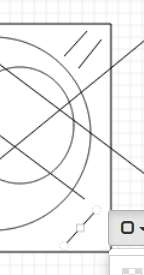
//> input picture Exp3/src/img_seg/debug1.png, 144 x 275 px, given in place of circle.png, which was not available
$ ./exp3   (built with g++ and OpenCV 4)
//> lines starting //> are read from the running program, lines starting //| are printed output that depends on the picture; after the words box and inside, x2 and y2 are one past the last pixel; in counts of white or black regions, pixels touching at a corner belong together; pictures that were not available may be replaced by others from this repository, and a replacement may not be noted
#include <opencv2/opencv.hpp>
using namespace std;
using namespace cv;


void myCanny(const Mat&src,Mat&output,int kernalsize,int sigma,int max,int min);
void myHoughLines (const Mat& input,Mat& output,double d_rho, double d_theta,int threshold);
void myHoughCircles(const Mat& input,Mat& output,int r_max, int r_min,int d_r,int d_c,int threshold1,int threshold2);
/*查找表免去switch烦恼
 * i:非极大值抑制时候用的扇区
 * j:比较方向x1,y1,x2,y2对中心的位置偏移
 */
int T[4][4]={{0,-1,0,1},
             {-1,1,1,-1},
             {-1,0,1,0},
             {-1,-1,1,1}};
/*Debug记录：
 * 1...区分无梯度和梯度=0两个东西，否则有问题的
 * 2...记得类似卷积的操作要用一个临时的图接住...不要直接在被卷的图上改...铁定出错。
 * 3...梯度的方向...看模板可以确定梯度正方向才能正确的分区。
 */
Mat raw;

int main(int argc, char *argv[])
{
//    VideoCapture capture;
//    capture.open(0);
    while(waitKey(1))
    {
//> the Esc key is pressed
        raw=imread("../data/circle.png");
//> raw is the input picture: 275 rows x 144 cols, CV_8UC3; mean B, G, R 242.6, 242.6, 242.6
        //raw=imread("../data/lena.jpg");
//        capture.read(raw);
        if(!raw.data)
            break;

        /***************初始处理一下***************/
        imshow("raw",raw);
        Mat gray,circle_img,line_img;
        cvtColor(raw,gray,CV_BGR2GRAY);


        /****************我的Canny****************/
        myCanny(gray,gray,3,1,9,3);//Sobel用60-20
        imshow("myCanny",gray);

        // [8 lines of commented-out code are left out]
        myHoughLines(gray,line_img,1,CV_PI/180,100);
        imshow("line_img",raw);


        /***************我的霍夫圆变换***************/
        myHoughCircles(gray,circle_img,150,20,2,10,30,20);
    }
}


// [61 lines of commented-out code are left out]
void myCanny(const Mat&src,Mat& output,int kernalsize,int sigma,int max,int min)
{
//> called with kernalsize = 3, sigma = 1, max = 9, min = 3
    double  time=getTickCount();
    GaussianBlur(src,src,Size(kernalsize,kernalsize),sigma,sigma);
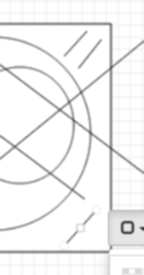
//> src: 275 rows x 144 cols, CV_8UC1; min 51, max 255, mean 242.6

    int rows=src.rows,cols=src.cols,temp;
//> rows = 275; cols = 144
    float g_x[rows][cols],g_y[rows][cols],mag[rows+1][cols+1],angle[rows][cols],data[rows][cols];
    for (int k = 0; k < rows; ++k)
        for (int i = 0; i < cols; ++i)
            data[k][i]=src.ptr(k)[i];

    for(int i=1;i<rows;++i){
        for (int j = 1; j < cols; ++j){
            /*
             * 2*2算子
             */
            g_x[i][j]=0.5*(
                    - data[i-1][j-1] + data[i-1][j]
                    - data[i][j-1]   + data[i][j]);
            g_y[i][j]=0.5*(
                    + data[i-1][j-1] + data[i-1][j]
                    - data[i][j-1]   - data[i][j]);
            /*
             * 3*3sobel算子
             */
//            g_x[i][j]=(
//                    - data[i-1][j-1] + data[i-1][j+1]
//                    - 2*data[i][j-1] + 2*data[i][j+1]
//                    - data[i+1][j-1] + data[i+1][j+1]);
//            g_y[i][j]=(
//                    + data[i-1][j-1] + 2*data[i-1][j] + data[i-1][j+1]
//                    - data[i+1][j-1] - 2*data[i+1][j] - data[i+1][j+1]);
            mag[i][j]=sqrtf(g_x[i][j]*g_x[i][j] + g_y[i][j]*g_y[i][j]);
            angle[i][j]=atan2f(g_y[i][j],g_x[i][j]);   //±pi →0
        }
    }

    for (int i = 1; i < rows; ++i){
        for (int j = 1; j < cols; ++j){
            g_x[i][j]=g_y[i][j]=0; //没用的数据清零再用。
            if(mag[i][j]<2)//值太小的默认不是边沿
                continue;
            temp= (int)( 4*(2+angle[i][j]/ CV_PI+ 1.0/8) )%4;
            if((mag[i][j] < mag[i+T[temp][0]][j+T[temp][1]]) || (mag[i][j]  <  mag[i+T[temp][2]][j+T[temp][3]])){
            } else{ //非最大值抑制的同时进行标记大阈值和小阈值的数据。
                if(mag[i][j]>max)
                    g_x[i][j]=1;
                else if(mag[i][j]>min)
                    g_y[i][j]=1;
            }
        }
    }
//> after the loop, temp = 0
    output=Mat(rows,cols,CV_8UC1,Scalar::all(0));
    for (int i = 1; i < rows; ++i) {
        for (int j = 1; j < cols; ++j) {
            if(g_x[i][j]&&!g_y[i][j]) {
                output.ptr(i)[j]=255;
                for (int k = -1; k < 2; ++k) {
                    for (int l = -1; l < 2; ++l) {
                        if(g_x[i+k][j+l]!=0){
                            g_x[i][j]=1;
                            output.ptr(i)[j]=255;
                        }
                    }
                }
            }
        }
    }
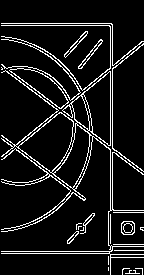
//> output: 275 rows x 144 cols, CV_8UC1; 9.2% white in thin lines or dots
    cout<<"/*** in mycanny ***/"<<endl;
    cout<<"FPS:"<<getTickFrequency()/(getTickCount()-time)<<"\n"<<endl;
}
void myHoughLines (const Mat& input,Mat& output,double d_rho, double d_theta,int threshold)
{
//> called with d_rho = 1, d_theta = 0.0175, threshold = 100
    int rows=input.rows,cols=input.cols;
//> rows = 275; cols = 144
    int theta_num=(CV_PI/d_theta),hr=pow(rows*rows+cols*cols,0.5)/d_rho-1,rho_num=2*hr+1;
//> hr = 309; rho_num = 619

    Mat scoretable(theta_num,rho_num,CV_32FC1,Scalar::all(0));

    for (int i = 0; i < rows; ++i){
        for (int j = 0; j <cols ; ++j){
            if(input.ptr(i)[j]){
                for (int k = 0; k < theta_num; ++k) {
                    scoretable.ptr<float>(k) [ cvRound(( (cos(k*d_theta)*i + sin(k*d_theta)*j) / d_rho) + hr)]+=1;
                }
            }
        }
    }
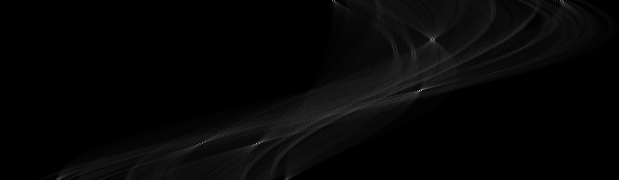
//> scoretable: 180 rows x 619 cols, CV_32FC1; min 0, max 237, mean 5.9
    //output=Mat(rows,cols,CV_8UC1,Scalar::all(0));
    double a,b,c;
    for (int i = 0; i < theta_num; ++i) {
        for (int j = 0; j <rho_num ; ++j) {
            if(scoretable.ptr<float>(i)[j]>threshold)
            {
                a=cos(i*d_theta);b=sin(i*d_theta);c=(j-hr)*d_rho;
                if(1-abs(a)<1e-3){
                    line(raw,Point(0,c),Point(cols,c),Scalar(0,0,255));
                }else{
                    line(raw,Point(cvRound(c/b),0),Point(cvRound((c-rows*a)/b),rows),Scalar(0,0,255));
                }
            }
        }
    }
//> this loop made 180 passes
//> (a, b, c) on passes 1 to 3: (1, 0, 253), (1, 0, 253), (1, 0, 253)
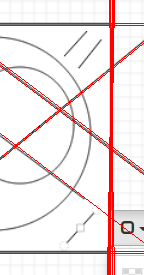
//> raw: 275 rows x 144 cols, CV_8UC3; 6.15% of pixels changed, all inside (x1, y1, x2, y2) = (0, 0, 144, 275)
//> after the loop, a = -0.799; b = 0.602; c = -50
    normalize(scoretable,scoretable,1,0,NORM_MINMAX);
    imshow("rho-theta",scoretable);
}


void Swap(Vec3i &a,Vec3i &b)
{
    int temp[3];
    for (int i = 0; i < 3; ++i) {
        temp[i]=a[i];
        a[i]=b[i];
        b[i]=temp[i];
    }
}
void SelectionSort(vector<Vec3i>& center)
{
    int size=center.size();
    if(size<=1) return;
    int maxidx,i,j;
    for(i=0;i<size-1;++i)
    {
        maxidx=i;
        for(j=i+1;j<size;++j)
        {
            if(center[j][2]>center[maxidx][2] )
                maxidx=j;
        }
        Swap(center[i],center[maxidx]);
    }
    return;
}
void myHoughCircles(const Mat& input,Mat& output,int r_max, int r_min,int d_r,int d_c,int threshold1,int threshold2)
{
//> called with r_max = 150, r_min = 20, d_r = 2, d_c = 10, threshold1 = 30, threshold2 = 20
    double  time=getTickCount();
    /*
     * 遇到一个神奇的问题...创建scoretable[rows][cols][r_num]的时候会是的输入的参数input变成空的...这是什么情况,而且抛出段错误139,11
     * = =使用圆变换计算量爆炸...
     * 源码中用shift将浮点进行整数计算后shift回去的技巧可以学习一下
     *   if( (unsigned)x2 >= (unsigned)acols ||
                        (unsigned)y2 >= (unsigned)arows ) 这是一个判断是越界的简便方法。因为小于0后就会变大。显然大于arows，但是以有符号型来创建该两个变量
     */


    int rows = input.rows,  cols = input.cols,   vote[rows][cols],  dx[rows][cols],  dy[rows][cols];
//> rows = 275; cols = 144
    cvtColor(input,output,CV_GRAY2BGR);
//> output: 275 rows x 144 cols, CV_8UC3; 9.2% white in thin lines or dots
    Mat blur,visable_vote=Mat(rows,cols,CV_8UC1,Scalar::all(0));


    GaussianBlur(input,blur,Size(1,1),1,1);

    for (int i = 0; i <rows ; ++i) {
        for (int j = 0; j < cols; ++j) {
            dx[i][j]=dy[i][j]=vote[i][j]=0;
        }
    }
    for(int i=1;i<rows-1;++i){
        for (int j = 1; j < cols-1; ++j){
            dx[i][j]=(
                    - 3*blur.ptr(i-1)[j-1] + 3*blur.ptr(i-1)[j+1]
                    - 10*blur.ptr(i)[j-1] + 10*blur.ptr(i)[j+1]
                    - 3*blur.ptr(i+1)[j-1] + 3*blur.ptr(i+1)[j+1]);
            dy[i][j]=(
                    - 3*blur.ptr(i-1)[j-1] - 10*blur.ptr(i-1)[j] - 3*blur.ptr(i-1)[j+1]
                    + 3*blur.ptr(i+1)[j-1] + 10*blur.ptr(i+1)[j] + 3*blur.ptr(i+1)[j+1]);
//            dx[i][j]=(
//                    - blur.ptr(i-1)[j-1] + blur.ptr(i-1)[j+1]
//                    - 2*blur.ptr(i)[j-1] + 2*blur.ptr(i)[j+1]
//                    - blur.ptr(i+1)[j-1] + blur.ptr(i+1)[j+1]);
//            dy[i][j]=(
//                    - blur.ptr(i-1)[j-1] - 2*blur.ptr(i-1)[j] - blur.ptr(i-1)[j+1]
//                    + blur.ptr(i+1)[j-1] + 2*blur.ptr(i+1)[j] + blur.ptr(i+1)[j+1]);
        }
    }
    vector<Point> edge;
    for (int i = 0; i < rows; ++i) {
        for (int j = 0; j < cols; ++j) {

            int vx,vy;

            vx=dx[i][j];
            vy=dy[i][j];
            if((!input.ptr(i)[j]) || ( vx==0 && vy==0 ) )
                continue;
            float magnitude=sqrtf(vx*vx+vy*vy);
            int slight_x,slight_y;
            slight_x= cvRound((vx<<10)/magnitude);
            slight_y= cvRound((vy<<10)/magnitude);
            int x0=j<<10,y0=i<<10,x1,y1;
            for (int k = 0; k < 2; ++k) {
                x1=x0+r_min*slight_x;
                y1=y0+r_min*slight_y;
                for (int l = r_min; l <=r_max ;x1+=slight_x,y1+=slight_y,++l) {
                    int x2=x1>>10,y2=y1>>10;
                    if( (unsigned)x2 >= (unsigned)cols || (unsigned)y2 >= rows) {
                        break;
                    }
                    else{
                        ++vote[y2][x2];
                        visable_vote.ptr(y2)[x2]+=10;
                    }
                }
                slight_x*=-1;
                slight_y*=-1;
            }
            edge.push_back(Point(j,i));
        }
    }
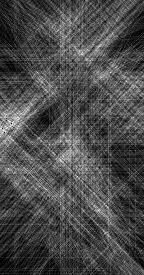
//> visable_vote: 275 rows x 144 cols, CV_8UC1; min 0, max 250, mean 74.9
//> after the loop, edge = 2134 Points (x, y), first 12: [1, 23], [110, 23], [111, 23], [111, 24], [112, 24], [1, 25], [108, 25], [109, 25], [112, 25], [109, 26], [110, 26], [110, 27]
    if(edge.size()==0)
        return;


    vector<Vec3i> center;
    for (int i = 1; i < rows-1; ++i) {
        for (int j = 1; j < cols-1; ++j) {
            if(vote[i][j]>threshold1
            && vote[i][j]>vote[i][j-1] && vote[i][j]>vote[i][j+1]
            && vote[i][j]>vote[i-1][j] && vote[i][j]>vote[i+1][j])
                center.push_back(Vec3i(j,i,vote[i][j]));
            // [14 lines of commented-out code are left out]
        }
    }
//> the Esc key is pressed
    if(center.size()==0)
        return;

    SelectionSort(center);

    float _x,_y,_r_2,r_max_2,r_min_2;
    vector<Point3i> CIRCLES;

    r_max_2=r_max*r_max;
    r_min_2=r_min*r_min;
    int j=0;
    for (int eachcenter = 0; eachcenter < center.size(); ++eachcenter) {
        vector<Vec3i> extimate_radius;


        for( j = 0; j < CIRCLES.size(); j++ )
        {
            Point3i c=CIRCLES[j];
            if( (c.x - center[eachcenter][0])*(c.x - center[eachcenter][0]) + (c.y - center[eachcenter][1])*(c.y - center[eachcenter][1]) < d_c*d_c )
                break;
        }
        if( j < CIRCLES.size())
            continue;

        for (int eachedge = 0; eachedge < edge.size(); ++eachedge) {
            _x=center[eachcenter][0]-edge[eachedge].x;
            _y=center[eachcenter][1]-edge[eachedge].y;
            _r_2=_x*_x+_y*_y;

            if(_r_2>r_min_2 && _r_2<r_max_2)
            {
                extimate_radius.push_back(Vec3i(0,0,sqrtf(_r_2)));
            }
        }
        if(extimate_radius.size()==0)
            continue;

        int num_r=extimate_radius.size(), start_idx,start_r, best_r, best_r_num, this_radius;

        start_r=best_r=extimate_radius[num_r-1][2];
        start_idx=num_r-1;
        best_r_num=1;


        SelectionSort(extimate_radius);

        for (int eachr = num_r-1; eachr >=0 ; --eachr) {
            this_radius=extimate_radius[eachr][2];
            if(this_radius  -   start_r  >  d_r) //d_r圆环分辨率，将相近的圆环视为1个圆。
            {
                float cur_r=extimate_radius[ (eachr+start_idx)/2][2];
                if( (start_idx-eachr)*best_r >=  best_r_num * cur_r ) //判断最佳圆半径准则---越大的圆环需要越多的点才能认为是圆，如果从大到小遍历半径这里是<=
                {
                    best_r=cur_r;
                    best_r_num=start_idx-eachr;
                }
                start_idx=eachr;
                start_r=this_radius;
            }
        }
        if(best_r_num >threshold2)
            CIRCLES.push_back(Point3i(center[eachcenter][0],center[eachcenter][1],best_r));
    }


//    for (int m = 0; m < center.size(); ++m) {
//        cout<<"x:"<<center[m][0]<<" y:"<<center[m][1]<<" vote: "<<center[m][2]<<endl;
//    }
    cout<<"/*** in circle ***/"<<endl;
    for (int m = 0; m < CIRCLES.size(); ++m) {
        cout<<"x:"<<CIRCLES[m].x<<" y:"<<CIRCLES[m].y<<" r: "<<CIRCLES[m].z<<endl;
        circle(output,Point(CIRCLES[m].x,CIRCLES[m].y),CIRCLES[m].z,Scalar(0,0,255),3);
        line(output,Point(CIRCLES[m].x,CIRCLES[m].y),Point(CIRCLES[m].x,CIRCLES[m].y),Scalar(0,255,0),3);
    }

    imshow("vote",visable_vote);
    imshow("circle",output);
    cout<<"FPS:"<<getTickFrequency()/(getTickCount()-time)<<"\n"<<endl;
}

$ run again, on Exp3/src/img_seg/debug2.png
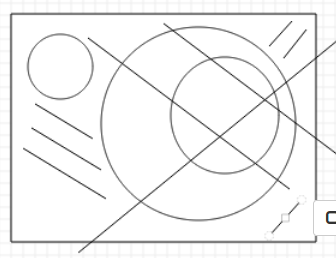
//> input picture Exp3/src/img_seg/debug2.png, 336 x 258 px, given in place of circle.png, which was not available
//> raw is the input picture: 258 rows x 336 cols, CV_8UC3; mean B, G, R 244.3, 244.3, 244.3
//> the loop in myHoughLines, `for (int i = 0; i < theta_num; ++i)` made 180 passes
//> (a, b, c) on passes 1 to 3: (1, 0, 243), (1, 0.0175, 246), (1, 0.0175, 246)
//> after the loop in myHoughLines, `for (int i = 0; i < theta_num; ++i)`: a = -1; b = 0.0175; c = -10
//> after the loop in myHoughCircles, `for (int i = 0; i < rows; ++i)`:
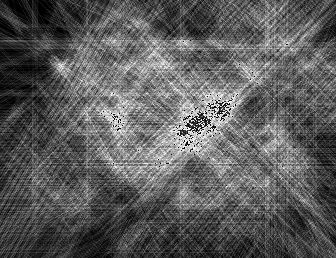
//> visable_vote: 258 rows x 336 cols, CV_8UC1; min 0, max 250, mean 92.1
//> after the loop in myHoughCircles, `for (int i = 0; i < rows; ++i)`: edge = 4259 Points (x, y), first 12: [11, 13], [12, 13], [315, 13], [316, 13], [10, 14], [11, 14], [316, 14], [317, 14], [10, 15], [13, 15], [14, 15], [313, 15]
//> after the loop in myHoughCircles, `for (int m = 0; m < CIRCLES.size(); ++m)`:
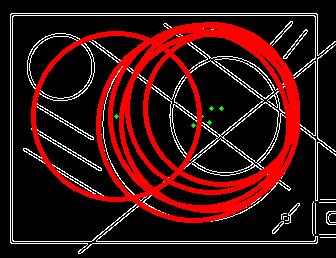
//> output: 258 rows x 336 cols, CV_8UC3; mean B, G, R 17.4, 17.6, 55.4
